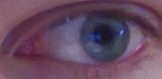
#> input picture michael-eye-photos-hand-cropped/tl.jpg, 162 x 79 px
$ python pupil_detection.py
#> lines starting #> are read from the running program, lines starting #| are printed output that depends on the picture; after the words box and inside, x2 and y2 are one past the last pixel; in counts of white or black regions, pixels touching at a corner belong together; long printed decimals are rounded
from multiprocessing import current_process
import pdb
import pickle
import random
import copy
import cv2 # You may have to "pip install opencv-contrib-python" to install this
import numpy as np # You may have to "pip install numpy" to install this

# List of color ranges to look for... but stored in BGR order because that's how OpenCV does it
# Example: color_ranges = [((0,0,100), (0,0,255)), ((0,100,0), (0,255,0))]
#                         Dark Red to Bright Red    Dark Green to Bright Green
color_ranges = []

def add_color_range_to_detect(lower_bound, upper_bound):
  '''
  @param lower_bound: Tuple of BGR values
  @param upper_bound: Tuple of BGR values
  '''
  global color_ranges
  color_ranges.append([lower_bound, upper_bound]) # Add color range to global list of color ranges to detect

def remove_color_range_to_detect():
  global color_ranges
  color_ranges.pop()


# [15 lines left out: function check_if_color_in_range, not called in this run]

def do_color_filtering(img):
  # Color Filtering
  # Objective: Take an RGB image as input, and create a "mask image" to filter out irrelevant pixels
  # Definition "mask image":
  #    An 'image' (really, a matrix) of 0s and 1s, where 0 indicates that the corresponding pixel in
  #    the RGB image isn't important (i.e., what we consider background) and 1 indicates foreground.
  #
  #    Importantly, we can multiply pixels in an image by those in a mask to 'cancel out' all of the pixels we don't
  #    care about. Once we've done that step, the only non-zero pixels in our image will be foreground
  #
  # Approach:
  # Create a mask image: a matrix of zeros ( using np.zeroes([height width]) ) of the same height and width as the input image.
  # For each pixel in the input image, check if it's within the range of allowable colors for your detector
  #     If it is: set the corresponding entry in your mask to 1
  #     Otherwise: set the corresponding entry in your mask to 0 (or do nothing, since it's initialized to 0)
  # Return the mask image
  img_height = img.shape[0]
  img_width = img.shape[1]

  # Create a matrix of dimensions [height, width] using numpy
  mask = np.zeros([img_height, img_width]) # Index mask as [height, width] (e.g.,: mask[y,x])

  # TODO: Iterate through each pixel (x,y) coordinate of the image,
  #       checking if its color is in a range we've specified using check_if_color_in_range
  # TIP: You'll need to index into 'mask' using (y,x) instead of (x,y) as you may be
  #      more familiar with, due to how the matrices are stored

  for y in range(img_height):
    for x in range(img_width):
      curr = img[y,x]
      is_in_range = 0
      i = 1
      for (color_low, color_high) in color_ranges:
        if(curr[0] >= color_low[0] and curr[1] >= color_low[1] and curr[2] >= color_low[2] and curr[0] <= color_high[0] and curr[1] <= color_high[1] and curr[2] <= color_high[2]):
          is_in_range = i
          break
        i = i + 1
      mask[y,x] = is_in_range
  return mask

# [24 lines left out: function expand, not called in this run]

def expand_nr(img_mask, cur_coord, coordinates_in_blob):
  # Non-recursive function to find all of the non-zero pixels connected to a location

  # If value of img_mask at cur_coordinate is 0, or cur_coordinate is out of bounds (either x,y < 0 or x,y >= width or height of img_mask) return and stop expanding
  # Otherwise, add this to our blob:
  # Set img_mask at cur_coordinate to 0 so we don't double-count this coordinate if we expand back onto it in the future
  # Add cur_coordinate to coordinates_in_blob
  # Call expand on all 4 neighboring coordinates of cur_coordinate (above/below, right/left). Make sure you pass in the same img_mask and coordinates_in_blob objects you were passed so the recursive calls all share the same objects
  coordinates_in_blob = []
  coordinate_list = [cur_coord] # List of all coordinates to try expanding to
  while len(coordinate_list) > 0:
    cur_coordinate = coordinate_list.pop() # Take the first coordinate in the list and perform 'expand' on it
    # TODO: Check to make sure cur_coordinate is in bounds, otherwise 'continue'
    if(cur_coordinate[0] < 0 or cur_coordinate[1] < 0 or cur_coordinate[0] >= img_mask.shape[0] or cur_coordinate[1] >= img_mask.shape[1]):
      continue
    # TODO: Check to see if the value is 0, if so, 'continue'
    if(img_mask[cur_coordinate[0], cur_coordinate[1]] == 0):
      continue
    # TODO: Set image mask at this coordinate to 0

    img_mask[cur_coordinate[0], cur_coordinate[1]] = 0
    # TODO: Add this coordinate to 'coordinates_in_blob'
    coordinates_in_blob.append(cur_coordinate)
    # TODO: Add all neighboring coordinates (above, below, left, right) to coordinate_list to expand to them
    above = [cur_coordinate[0]-1, cur_coordinate[1]]
    below = [cur_coordinate[0]+1, cur_coordinate[1]]
    left = [cur_coordinate[0], cur_coordinate[1]-1]
    right = [cur_coordinate[0], cur_coordinate[1]+1]
    for coord in [above, below, left, right]:
      coordinate_list.append(coord)
  return coordinates_in_blob

def get_blobs(img_mask):
  # Blob detection
  # Objective: Take a mask image as input, group each blob of non-zero pixels as a detected object,
  #            and return a list of lists containing the coordinates of each pixel belonging to each blob.
  # Recommended Approach:
  # Create a copy of the mask image so you can edit it during blob detection
  # Create an empty blobs_list to hold the coordinates of each blob's pixels
  # Iterate through each coordinate in the mask:
  #   If you find an entry that has a non-zero value:
  #     Create an empty list to store the pixel coordinates of the blob
  #     Call the recursive "expand" function on that position, recording coordinates of non-zero pixels connected to it
  #     Add the list of coordinates to your blobs_list variable
  # Return blobs_list

  img_mask_height = img_mask.shape[0]
  img_mask_width = img_mask.shape[1]

  # TODO: Copy image mask into local variable using copy.copy
  local_img_mask = copy.copy(img_mask)
  blobs_list = [] # List of all blobs, each element being a list of coordinates belonging to each blob

  # TODO: Iterate through all 'y' coordinates in img_mask
  #   TODO: Iterate through all 'x' coordinates in img_mask
  #     TODO: If mask value at [y,x] is 1, call expand_nr on copy of image mask and coordinate (y,x), giving a third argument of an empty list to populate with blob_coords.
  #     TODO: Add blob_coords to blobs_list
  for y in range(img_mask_height):
    for x in range(img_mask_width):
      if(local_img_mask[y,x] == 1):
        blob_coords = []
        blob_coords = expand_nr(local_img_mask, (y,x), [])
        if(len(blob_coords) > 0):
          # print(blob_coords)
          blobs_list.append(blob_coords)

  return blobs_list

def get_blob_centroids(blobs_list):
  # Coordinate retrieval
  # Objective: Take a list of blobs' coordinate lists and return the coordinates of each blob's center.
  # Approach:
  #     Create an object_positions_list
  #     For each list in the blobs_list:
  #     Check to see if the list of coordinates is big enough to be an object we're looking for, otherwise continue. (The legos are several hundred pixels or more in size!)
  #     Find the centroid of all coordinates in the coordinates list (hint: np.mean(my_list_var,axis=0) will take the mean)
  #     Add that centroid (x,y) tuple to object_positions_list
  # Return object_positions_list
  object_positions_list = []

  # TODO: Implement blob centroid calculation
  for blob in blobs_list:
    if(len(blob) < 100):
      continue
    cur_mean = np.mean(blob,axis=0)
    object_positions_list.append(cur_mean)

  print(object_positions_list)
  return object_positions_list

def smudge(mask, val):
  copy_mask = copy.copy(mask)
  for i in range(len(mask)):
    for j in range(len(mask[i])):
      if(mask[i][j] == val):
        amt = 2
        for k in range(-1 * amt, amt + 1):
          if(i+k < 0 or i+k >= len(mask)):
            continue
          for l in range(-1 * amt, amt + 1):
            if(j+l < 0 or j+l >= len(mask[i])):
              continue
            copy_mask[i+k][j+l] = val

  return copy_mask


def main():
  global img_height, img_width
  # Read in image using the imread function
  img = cv2.imread('./michael-eye-photos-hand-cropped/tl.jpg')
#> img is the input picture: shape (79, 162, 3); mean B, G, R 94.8, 73.6, 101.4

  add_color_range_to_detect([0,0,0],[79,50,50]) #whites of the eyes
  img_mask_black = do_color_filtering(img)
#> after the loop in do_color_filtering, `for y in range(img_height):`:
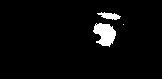
#> mask: shape (79, 162) float64; values 0 (black) and 1 (white), 3.7% white; 3 white regions (1 under 20 px), largest, box (x1, y1, x2, y2) and area: (93, 23, 116, 47) 367, (97, 12, 121, 20) 109
  smudged = smudge(img_mask_black, 0)
#> the loop in smudge, `for i in range(len(mask)):` made 79 passes
#> after the loop in smudge, `for i in range(len(mask)):`:
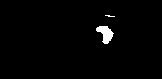
#> copy_mask: shape (79, 162) float64; values 0 (black) and 1 (white), 1.5% white; 2 white regions (1 under 20 px), largest, box (x1, y1, x2, y2) and area: (96, 26, 114, 44) 183
  smudged = smudge(smudged, 1)
#> call 2 of smudge, with val = 1
#> the loop in smudge (call 2), `for i in range(len(mask)):` made 79 passes
#> after the loop in smudge (call 2), `for i in range(len(mask)):`:
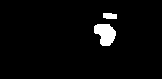
#> copy_mask: shape (79, 162) float64; values 0 (black) and 1 (white), 3.3% white; 2 white regions, box (x1, y1, x2, y2) and area: (94, 24, 116, 46) 347, (103, 13, 117, 19) 76
  # remove_color_range_to_detect()

  blobs_smudged = get_blobs(smudged)
#> after the loop in get_blobs, `for y in range(img_mask_height):`: local_img_mask: shape (79, 162) float64; 3.31% of pixels changed, all inside (x1, y1, x2, y2) = (94, 13, 117, 46)
#> after the loop in get_blobs, `for y in range(img_mask_height):`: blobs_list = 2 items
#> blobs_smudged = 2 items
  blobs = blobs_smudged
#> blobs = 2 items

  object_positions_list = get_blob_centroids(blobs)
#> the loop in get_blob_centroids, `for blob in blobs_list:` made 2 passes
#> cur_mean on pass 2: [33.47, 105]
#> after the loop in get_blob_centroids, `for blob in blobs_list:`: object_positions_list = [[33.47, 105]]
#| [array([ 33.467, 104.957])]
#> object_positions_list = [[33.47, 105]]

  img_markup = img.copy()
  for obj_pos in object_positions_list:
    obj_pos_vector = np.array(obj_pos).astype(np.int32) # In case your object positions weren't numpy arrays
    img_markup = cv2.circle(img_markup,(obj_pos_vector[1], obj_pos_vector[0]),5,(255,255,255),10)
    print("Object pos: " + str(obj_pos_vector))
#> this loop made 1 pass
#> (obj_pos, obj_pos_vector) on pass 1: ([33.47, 105], [33, 104])
#| Object pos: [ 33 104]
#> pass 1, in main, `img_markup = cv2.circle(img_markup,(obj_pos_vector[1], obj_pos_vector[..`:
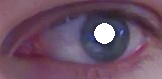
#> img_markup: shape (79, 162, 3); 2.6% of pixels changed, all inside (x1, y1, x2, y2) = (94, 23, 115, 44)


  # Use the OpenCV imshow() function to display the results of your object detector
  # Create a window for each image
  # cv2.imshow('orig', img)
  # cv2.imshow('mask', img_mask_black)
  cv2.imshow('smudged', smudged)
  cv2.imshow('located', img_markup)
  cv2.waitKey(-1)  # Wait until a key is pressed to exit the program
  cv2.destroyAllWindows() # Close all the windows

  if(len(object_positions_list) == 1):
    return object_positions_list[0]
  else:
    return -1

if __name__ == '__main__':
  main()

$ run again, with michael-eye-photos-hand-cropped/br.jpg copied over michael-eye-photos-hand-cropped/tl.jpg
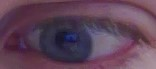
#> input picture michael-eye-photos-hand-cropped/br.jpg, 156 x 69 px
#> in main, img is the input picture: shape (69, 156, 3); mean B, G, R 87, 67, 94.6
#> the loop in smudge, `for i in range(len(mask)):` made 69 passes
#> the loop in smudge (call 2), `for i in range(len(mask)):` made 69 passes
#> after the loop in smudge (call 2), `for i in range(len(mask)):`:
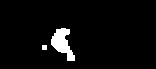
#> copy_mask: shape (69, 156) float64; values 0 (black) and 1 (white), 4.2% white; 2 white regions, box (x1, y1, x2, y2) and area: (51, 28, 75, 61) 422, (42, 45, 47, 50) 25
#> after the loop in get_blobs, `for y in range(img_mask_height):`: blobs_list = 2 items
#> the loop in get_blob_centroids, `for blob in blobs_list:` made 2 passes
#> cur_mean on pass 1: [42.78, 62.16]
#> after the loop in get_blob_centroids, `for blob in blobs_list:`: object_positions_list = [[42.78, 62.16]]
#| [array([42.782, 62.161])]
#> the loop in main, `for obj_pos in object_positions_list:` made 1 pass
#> (obj_pos, obj_pos_vector) on pass 1: ([42.78, 62.16], [42, 62])
#> (printed output is left out)
#> pass 1, in main, `img_markup = cv2.circle(img_markup,(obj_pos_vector[1], obj_pos_vector[..`:
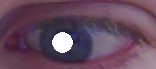
#> img_markup: shape (69, 156, 3); 3.09% of pixels changed, all inside (x1, y1, x2, y2) = (52, 32, 73, 53)
